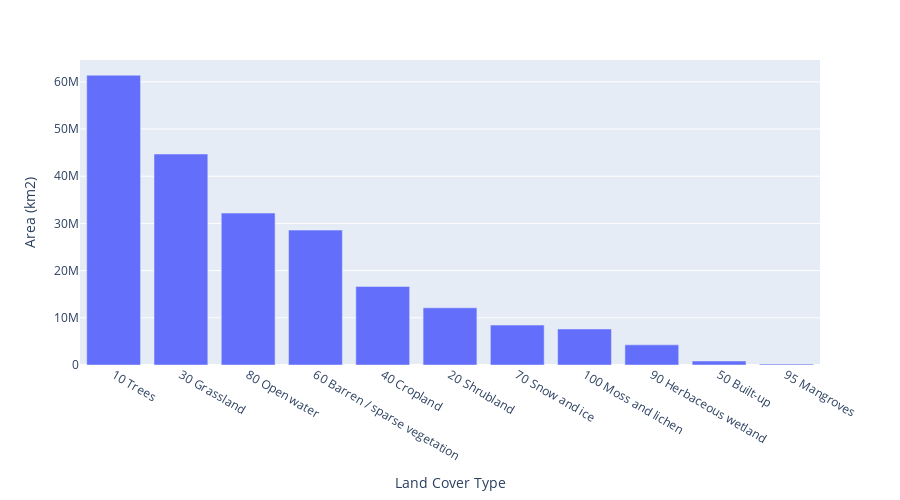

This figure's notebook cell:
### Code cell
geemap.bar_chart(
    df, x = 'label', y = 'value', x_label = 'Land Cover Type', y_label = 'Area (km2)'
)

### Figure 1 — Plotly figure (JSON) as saved in the notebook; plotly's stock layout.template omitted (floating-point values rounded to 4 significant figures)
{"data": [{"alignmentgroup": "True", "hovertemplate": "Land Cover Type=%{x}<br>Area (km2)=%{y}<extra></extra>", "legendgroup": "", "marker": {"color": "#636efa", "pattern": {"shape": ""}}, "name": "", "offsetgroup": "", "orientation": "v", "showlegend": false, "textposition": "auto", "type": "bar", "x": ["10 Trees", "30 Grassland", "80 Open water", "60 Barren / sparse vegetation", "40 Cropland", "20 Shrubland", "70 Snow and ice", "100 Moss and lichen", "90 Herbaceous wetland", "50 Built-up", "95 Mangroves"], "xaxis": "x", "y": [61398100, 44710000.0, 32200000.0, 28580000.0, 16650058, 12119054, 8461000.0, 7636000.0, 4268000.0, 847549, 194169], "yaxis": "y"}], "layout": {"barmode": "group", "height": 500, "legend": {"tracegroupgap": 0}, "margin": {"t": 60}, "xaxis": {"anchor": "y", "domain": [0, 1], "title": {"text": "Land Cover Type"}}, "yaxis": {"anchor": "x", "domain": [0, 1], "title": {"text": "Area (km2)"}}}}
